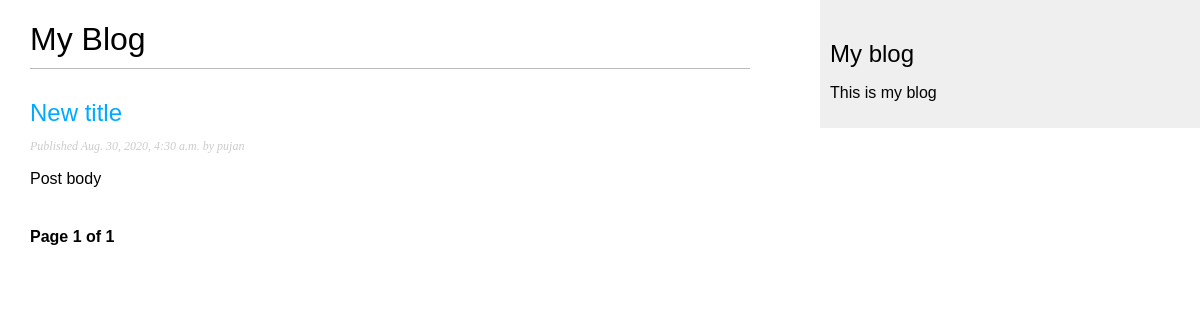
/blog/, run on an earlier commit of the app's database.
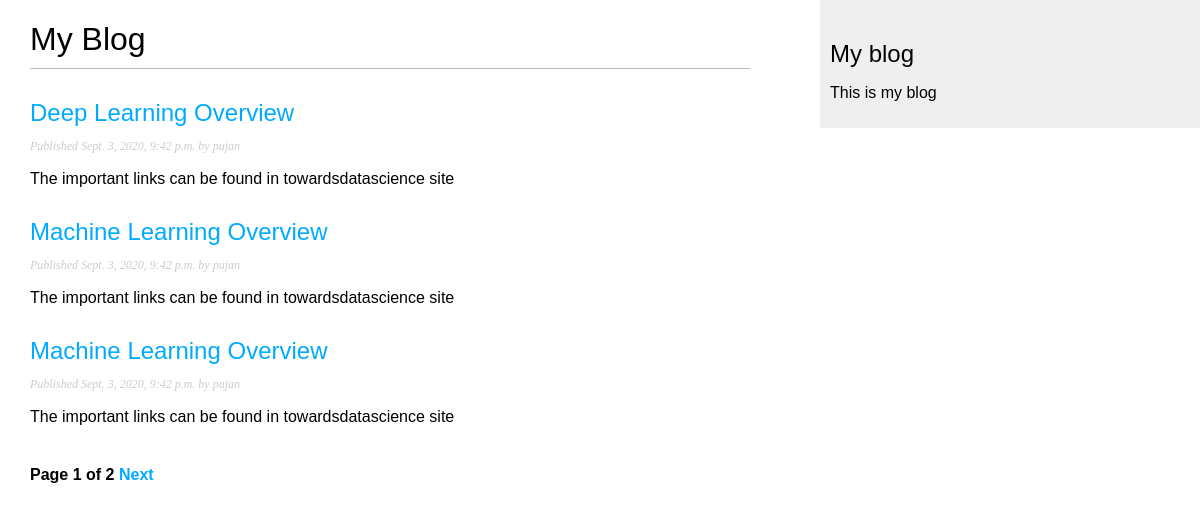
And on a later commit of the database.
### blog/models.py (models this page shows, shortened)
class Post(models.Model):
    STATUS_CHOICES = (
        ('draft', 'Draft'),
        ('published', 'Published')
    )
    title = models.CharField(max_length=250)
    slug = models.SlugField(max_length=250, unique_for_date='publish')
    author = models.ForeignKey(User, on_delete=models.CASCADE, related_name='blog_posts')
    body = models.TextField()
    publish = models.DateTimeField(default=timezone.now)
    created = models.DateTimeField(auto_now_add=True)
    updated = models.DateTimeField(auto_now=True)
    status = models.CharField(max_length=10, choices=STATUS_CHOICES, default='draft')
    objects = models.Manager()
    published = PublishedManager()
    class Meta:
        ordering = ('-publish',)
    def get_absolute_url(self):
        return reverse('blog:post_detail',
                       args=[self.publish.year,
                             self.publish.month,
                             self.publish.day, self.slug])

### blog/views.py (the view)
# urls.py: path('', views.PostListView.as_view(), name='post_list'),
class PostListView(ListView):
    queryset = Post.published.all()
    context_object_name = 'posts'
    paginate_by = 3
    template_name = 'blog/post/list.html'

### blog/templates/blog/post/list.html (shortened to what this page needs)
{% extends "blog/base.html" %}
{% block content %}
    <h1>My Blog</h1>
    {% for post in posts %}
        <h2>
            <a href="{{ post.get_absolute_url }}">
                {{ post.title }}
            </a>
        </h2>
        <p class="date">
            Published {{ post.publish }} by {{ post.author }}
        </p>
        {{ post.body|truncatewords:30|linebreaks }}
    {% endfor %}
    {% include "pagination.html" with page=page_obj %}
{% endblock %}

### blog/templates/blog/base.html (shortened to what this page needs)
<!DOCTYPE html>
{% load static %}
<html>
<head>
    <link href="{% static 'css/blog.css' %}" rel="stylesheet">
</head>
<body>
    <div id="content">
        {% block content %}
        {% endblock %}
    </div>
    <div id="sidebar">
        <h2>My blog</h2>
        <p>This is my blog</p>
    </div>
</body>
</html>

### blog/templates/pagination.html (shortened to what this page needs)
<div class="pagination">
    <span class="step-links">
        <span class="current">
            Page {{ page.number }} of {{ page.paginator.num_pages }}
        </span>
        {% if page.has_next %}
            <a href="?page={{ page.next_page_number }}">Next</a>
        {% endif %}
    </span>
</div>

### blog/static/css/blog.css (style rules this page uses)
body { margin:0; padding:0; font-family:helvetica, sans-serif; }
a { color:#00abff; text-decoration:none; }
h1 { font-weight:normal; border-bottom:1px solid #bbb; padding:0 0 10px 0; }
h2 { font-weight:normal; margin:30px 0 0; }
#content { float:left; width:60%; padding:0 0 0 30px; }
#sidebar { float:right; width:30%; padding:10px; background:#efefef; height:100%; }
p.date { color:#ccc; font-family: georgia, serif; font-size: 12px; font-style: italic; }
.pagination { margin:40px 0; font-weight:bold; }

What changed in the data, as far as the page shows it:
removed Post: title "New title", publish "Aug. 30, 2020, 4:30 a.m.", author "pujan", body "Post body"
added Post: title "Deep Learning Overview", publish "Sept. 3, 2020, 9:42 p.m.", author "pujan", body "The important links can be found in towardsdatascience site"
added Post: title "Machine Learning Overview", publish "Sept. 3, 2020, 9:42 p.m.", author "pujan", body "The important links can be found in towardsdatascience site"
added Post: title "Machine Learning Overview", publish "Sept. 3, 2020, 9:42 p.m.", author "pujan", body "The important links can be found in towardsdatascience site"
Also different on the page:
{{ page.paginator.num_pages }}: "1" → "2"
text now shown: "Next"
